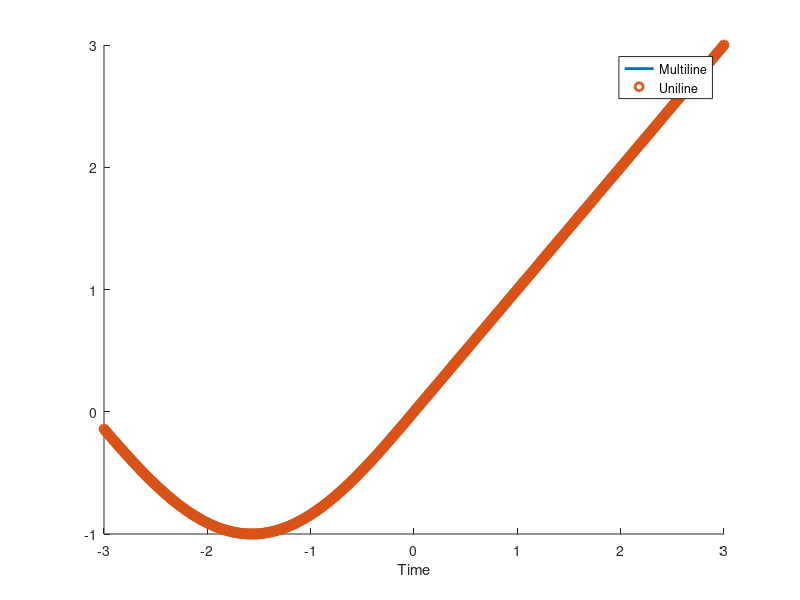

MATLAB code for this plot:
%%
%     COURSE: Master MATLAB through guided problem-solving
%    SECTION: Translate formulas into code
%      VIDEO: Piecewise function in one line of code
% Instructor: mikexcohen.com
%
%%

% time vector
t = -3:.01:3;

%% the multi-line method

% find cut points
tidx = [1 dsearchn(t',0) length(t)];

% piece 1
f(tidx(1):tidx(2)) = sin(t(tidx(1):tidx(2)));

% piece 2
f(tidx(2)+1:tidx(3)) = t(tidx(2)+1:tidx(3));

%% the one-liner method

f2 = (t<0).*sin(t) + (t>0).*t;

%% plot them both

figure(1), clf, hold on

plot(t,f, 'linew',2)
plot(t,f2,'o','linew',2)

xlabel('Time')
legend({'Multiline';'Uniline'})

%%
